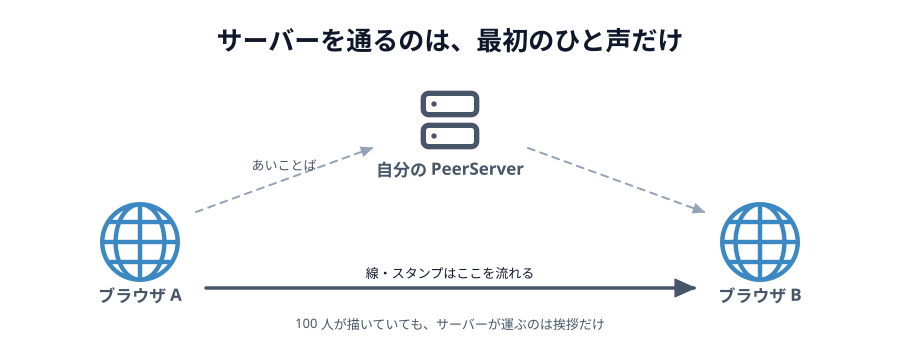

Source code (Python):
# 01-signaling-only.svg
# スキーマ: SOURCE-PATH-GOAL（挨拶はサーバー経由）+ LINK（そのあとは直接）

import sys
sys.path.insert(0, "/Users/seekseep/.claude/skills/genfig")
from genfig import Canvas, PALETTE

c = Canvas(900, 340)
c.text(450, 50, "サーバーを通るのは、最初のひと声だけ", scale="xl")

c.node(450, 128, "自分の PeerServer", icon_name="server", label_scale="label")

c.node(140, 250, "ブラウザ A", emoji_cp="1f310", label_scale="label")
c.node(760, 250, "ブラウザ B", emoji_cp="1f310", label_scale="label")

c.connector(196, 212, 372, 148, dash="dashed", primary=False,
            label="あいことば", label_scale="sm")
c.connector(528, 148, 704, 212, dash="dashed", primary=False)

c.connector(206, 288, 694, 288, label="線・スタンプはここを流れる", label_scale="sm")

c.text(450, 328, "100 人が描いていても、サーバーが運ぶのは挨拶だけ", scale="sm")

c.save("01-signaling-only.svg")
